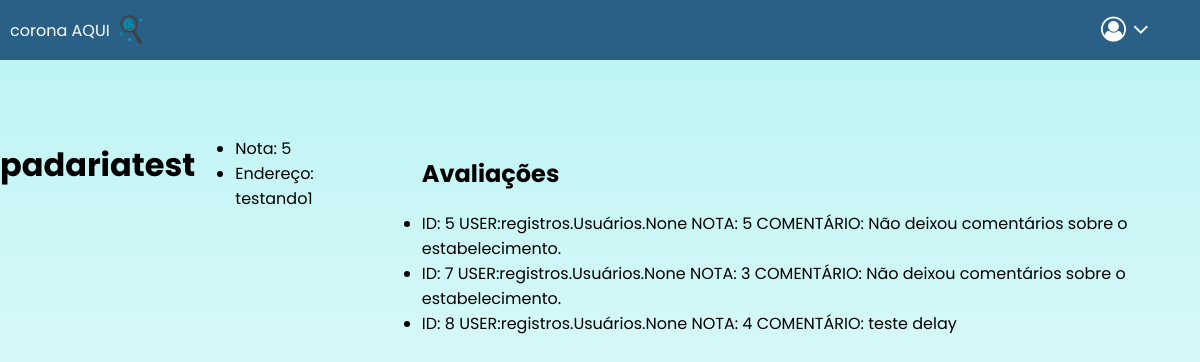
Screenshot of /registros/4 (signed in) with the database file from the repository.
### registros/models.py (models this page shows, shortened)
class Empresas(models.Model):
    id = models.AutoField(auto_created=True, primary_key=True, serialize=False, verbose_name='ID')
    address = models.CharField(max_length=200)
    name = models.CharField(max_length=101)
    grade = models.IntegerField()
    longitude = models.FloatField(default='0.00')
    latitude = models.FloatField(default='0.00')

class Avaliações(models.Model):
    id = models.AutoField(auto_created=True, primary_key=True, serialize=False, verbose_name='ID')
    user = models.ManyToManyField(Usuários, blank=True, related_name="usuário")
    empresa = models.ManyToManyField(Empresas, blank=True, related_name="empresas")
    comment = models.CharField(max_length=300, default='Não deixou comentários sobre o estabelecimento.')
    grade = models.IntegerField()
    def __str__(self):
        return f"ID: {self.id} USER:{self.user} NOTA: {self.grade} COMENTÁRIO: {self.comment}"

### registros/views.py (the view)
# urls.py: path("<int:empresa_id>", views.avaliacao, name="avaliacao"),
def avaliacao(request, empresa_id):
    empresa = Empresas.objects.get(id=empresa_id)
    avaliacao = Avaliações.objects.filter(empresa=empresa_id)
    return render(request, "registros/avaliacao.html", {
        "empresa": empresa,
        "avaliacoes": avaliacao
    })

### registros/templates/registros/avaliacao.html
{% extends "registros/layout.html" %}
{% block body %}
 <h1>{{ empresa.name }}</h1>
    <ul>
        <li>Nota: {{ empresa.grade }}
        <li>Endereço: {{ empresa.address }}
    </ul>
    <ul>
        <h2>Avaliações</h2>
        {% for avaliacao in avaliacoes %}
            <li>{{ avaliacao }} </li>
        {% empty %}
            <li>Empresa não avaliada ainda.</li>
        {% endfor %}
    </ul>
{% endblock %}

### home/static/index.css (style rules this page uses)
body { margin: 0; font-family: 'Poppins'; }

### rows the page displays
Empresas: name "padariatest", grade "5", address "testando1"
Avaliações: id+grade+comment "ID: 5 USER:registros.Usuários.None NOTA: 5 COMENTÁRIO: Não deixou comentários sobre o estabelecimento."
Avaliações: id+grade+comment "ID: 7 USER:registros.Usuários.None NOTA: 3 COMENTÁRIO: Não deixou comentários sobre o estabelecimento."
Avaliações: id+grade+comment "ID: 8 USER:registros.Usuários.None NOTA: 4 COMENTÁRIO: teste delay"
